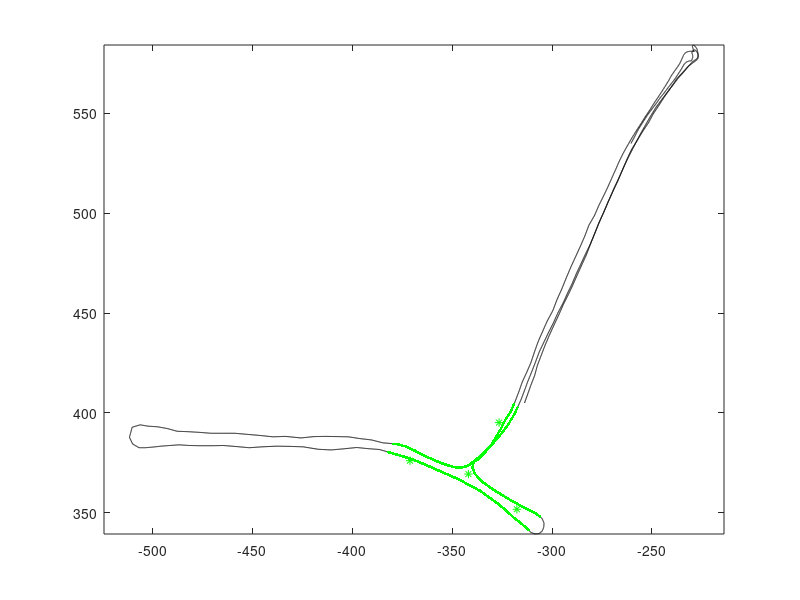

This figure's MATLAB source:
% TEST_4.m
% construct valid data
%
%

clear variables; clc

clf(figure(326))

%% load GPS track data and road lane data
% CFG_SQR_DIST
% num_of_groups
% ref_cfg_pnts         % .x | .y
                       % 4 points O A B C
% ref_pnt              % .x | .y
% source_data_*        % .left | .right
                       % .x | .y for a point
% source_gps_data_*    % .x | .y
load('gps_data.mat');

num_of_cfg_pnts = length(ref_cfg_pnts.x);
cfg_pnts(:, 1) = ref_cfg_pnts.x;
cfg_pnts(:, 2) = ref_cfg_pnts.y;


%% assign nearest point flag for each reported GPS track


for gid = 1:num_of_groups
    eval(['data = source_gps_data_' num2str(gid) ';']);
    num_of_pnts = size(data.x, 1);
    pnts_min_index = zeros(num_of_pnts, 1);
    
    index = 1;
    valid = [];
    valid_data = [];
    
    for ii = 1:num_of_pnts
        tmp_ones = ones(num_of_cfg_pnts, 2);
        tmp_ones(:, 1) = tmp_ones(:, 1) * data.x(ii);
        tmp_ones(:, 2) = tmp_ones(:, 2) * data.y(ii);
        
        tmp_dist = tmp_ones - cfg_pnts;
        tmp_dist = tmp_dist .* tmp_dist;
        dist = tmp_dist(:, 1) + tmp_dist(:, 2);
        [min_dist, min_ind] = min(dist);
        pnts_min_index(ii) = min_ind;
        
        % valid points
        if (min_ind ~= 1 && (min_dist <= 144 || ...
                (sign(data.x(ii) - ref_cfg_pnts.x(min_ind))) * ...
                sign(data.x(ii) - ref_cfg_pnts.x(1)) < 0 ) ...
                ) ||  (min_ind == 1)
            valid_data.x(index) = data.x(ii);
            valid_data.y(index) = data.y(ii);
            valid.index(index) = ii;
            
            index = index + 1;
        end
        
        %
    end
    
    
    eval(['valid_data_' num2str(gid) '.left.x = source_data_' num2str(gid) '.left.x(valid.index);']);
    eval(['valid_data_' num2str(gid) '.left.y = source_data_' num2str(gid) '.left.y(valid.index);']);
    eval(['valid_data_' num2str(gid) '.right.x = source_data_' num2str(gid) '.right.x(valid.index);']);
    eval(['valid_data_' num2str(gid) '.right.y = source_data_' num2str(gid) '.right.y(valid.index);']);
    eval(['valid_data_' num2str(gid) '.gps.x = valid_data.x;']);
    eval(['valid_data_' num2str(gid) '.gps.y = valid_data.y;']);
    
    figure(326)
%     plot(ref_cfg_pnts.x, ref_cfg_pnts.y, 'g*', ...
%         data.x(pnts_min_index == 1), data.y(pnts_min_index == 1), 'r', ...
%         data.x(pnts_min_index == 2), data.y(pnts_min_index == 2), 'b', ...
%         data.x(pnts_min_index == 3), data.y(pnts_min_index == 3), 'c', ...
%         data.x(pnts_min_index == 4), data.y(pnts_min_index == 4), 'm'...
%         ); axis equal;
    
    %

    plot(ref_cfg_pnts.x, ref_cfg_pnts.y, 'g*', ...
        data.x, data.y, 'k', valid_data.x, valid_data.y, 'g.' ...
        ); axis equal;
    
    
    pause(0.1);
end


